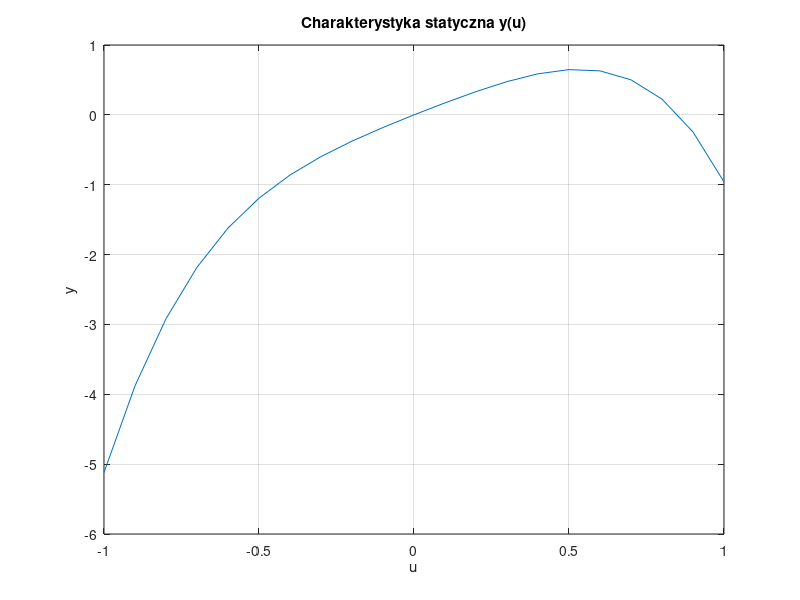

Recreate this plot in MATLAB.
u=[-1:0.1:1];
y = 1.76*u - 0.44*u.^2 + 0.32*u.^3 - 2.6*u.^4;
plot(u,y);
grid on;
title('Charakterystyka statyczna y(u)');
xlabel('u');
ylabel('y');
%print("z4.png","-dpng","-r400")
